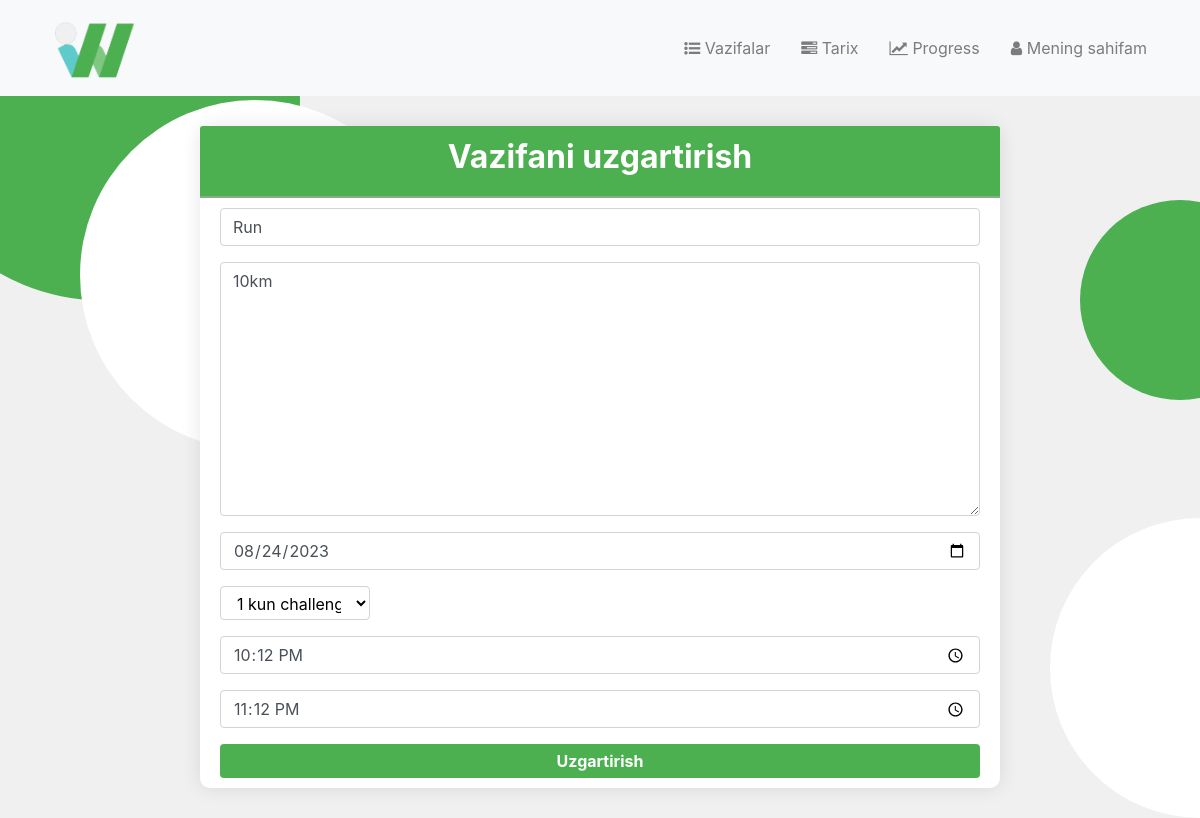
Before: /readVazifa/156/update/ (signed in) with the older database file.
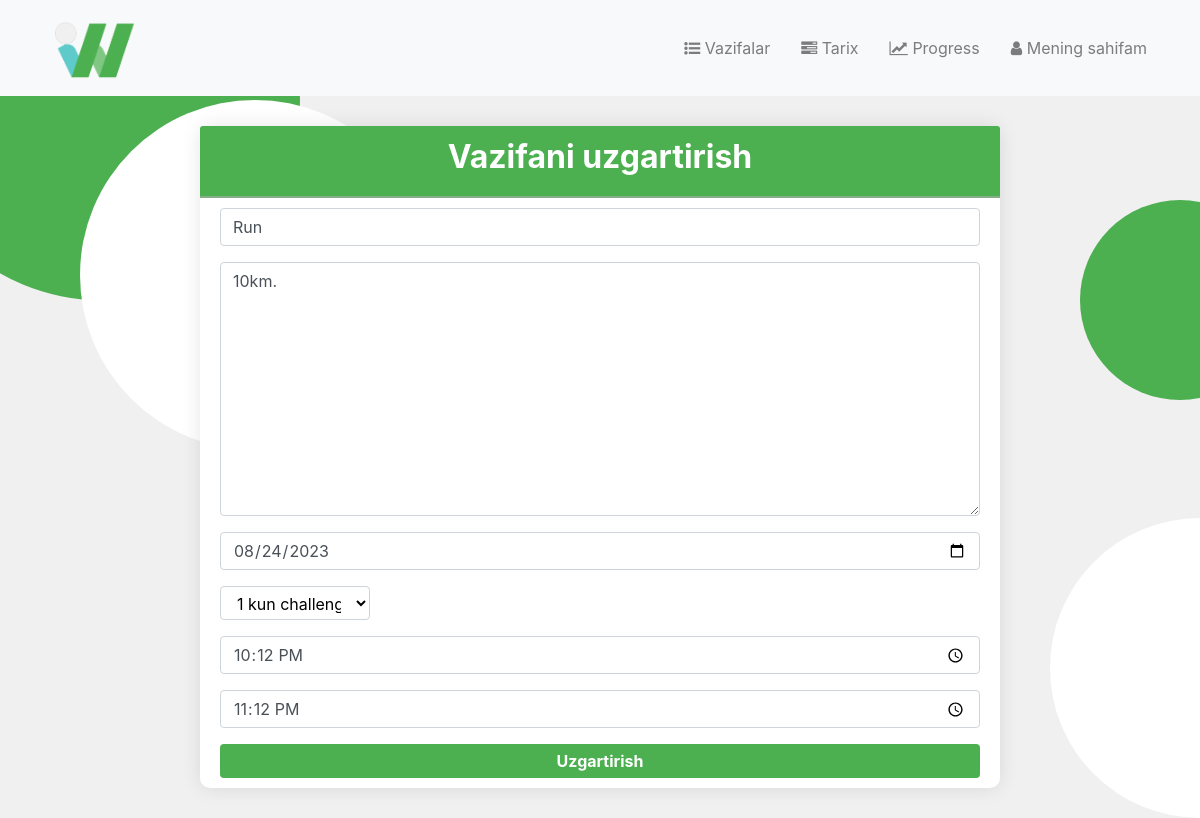
After: the same page with the newer database file.
### to_do_list/models.py (models this page shows, shortened)
class VazifaModel(models.Model):
    foydalanuvchi = models.ForeignKey(User, on_delete=models.CASCADE, null=True, blank=True)
    sarlavha = models.CharField(verbose_name="vazifa", max_length=200)
    tuliq_malumot = models.TextField()
    boshlanish_vaqti = models.TimeField(null=True, blank=True)
    tugatish_muddati = models.TimeField(null=True, blank=True)
    bajarilgan_date = models.ForeignKey(DateBajarildiModel, on_delete=models.CASCADE, null=True, blank=True)
    bajarilgan_vaqt =  models.TimeField(null=True, blank=True)
    bajarildi = models.BooleanField(default=False)

### to_do_list/views.py (the view)
# urls.py: path("readVazifa/<int:idMe>/update/", views.updateVazifa, name='updateVazifa'),
@login_required
def updateVazifa(request, idMe):
    objVazifa = get_object_or_404(VazifaModel, id=idMe)
    if request.method == 'POST':
        formMe =  VazifaPostForm(request.POST, instance=objVazifa)
        if formMe.is_valid():
            formMe.save()
            return redirect('readVazifa')
    else:
        formMe =  VazifaPostForm(instance=objVazifa)
    return render(request, 'to_do_list/updateVazifa.html', {'formMe': formMe})

### to_do_list/forms.py
class VazifaPostForm(forms.ModelForm):
    input_date = forms.DateField(
        label='Select a Date',
        widget=forms.DateInput(attrs={'type': 'date'}),
    )
    challenge = forms.ChoiceField(label='Challenge', choices=[])
    def __init__(self, *args, **kwargs):
        super().__init__(*args, **kwargs)
        self.fields['input_date'].initial = timezone.localdate()
        self.fields['challenge'].choices = self.get_challenge_choices()
    def get_challenge_choices(self):
        days_of_month = [(str(day), f"{day} kun challenge") for day in range(1, 32)]
        return days_of_month
    class Meta:
        model = VazifaModel
        fields = ["sarlavha", "tuliq_malumot", 'input_date', 'challenge', 'boshlanish_vaqti', "tugatish_muddati", 'bajarildi']
        widgets = {
            'boshlanish_vaqti': forms.TimeInput(attrs={'type': 'time'}),
            'tugatish_muddati': forms.TimeInput(attrs={'type': 'time'}),
        }

### to_do_list/templates/to_do_list/updateVazifa.html (shortened to what this page needs)
{% extends 'to_do_list/layout.html' %}
{% load django_bootstrap5 %}
{% load static %}
{% block head %}
    <link rel="stylesheet" href="{% static 'to_do_list/read_style.css' %}">
{% endblock %}
{% block content %}
    <div class="container">
        <div class="row justify-content-center">
            <div class="card">
                <div class="card-header">
                    <h2>Vazifani uzgartirish<h2>
                </div>
                <div class="card-body">
                    <form method="post" action="." class="form">
                            {% bootstrap_form formMe %}
                        <button type="submit" class="btn btn-block"><strong>Uzgartirish</strong></button>
                    </form>
                </div>
            </div>
        </div>
    </div>
{% endblock %}

Changed rows visible on the page:
changed VazifaModel "Run": tuliq_malumot "10km" → "10km."
